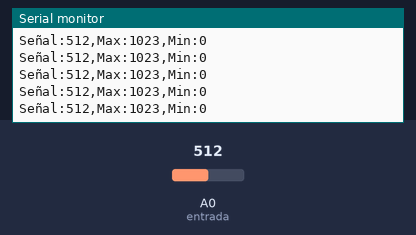
The sketch below on a simulated Arduino Uno, built with avr-gcc and run on an emulated ATmega328P. On the bench: the last lines printed to the serial monitor. Inputs (shaded band) come from the test bench; at power-on: A0 (entrada) = 512.

Above: at 1.2 s.
1.3 s: A0 (entrada) set to 11
At 1.9 s:
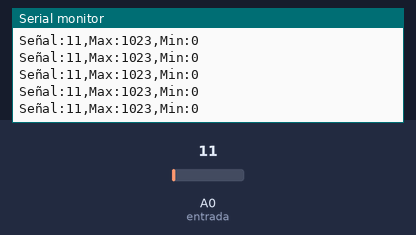
4.3 s: A0 (entrada) set to 8
At 5.2 s:
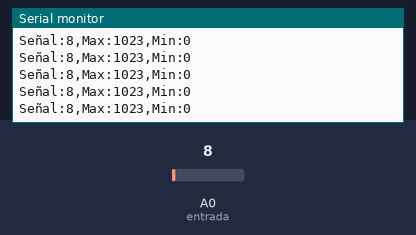
10.3 s: A0 (entrada) set to 1007
At 11.4 s:
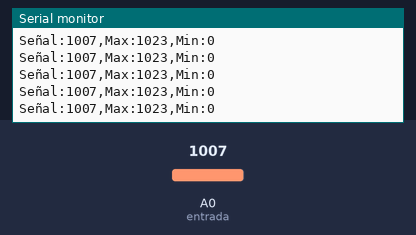
13.3 s: A0 (entrada) set to 983
At 13.8 s:
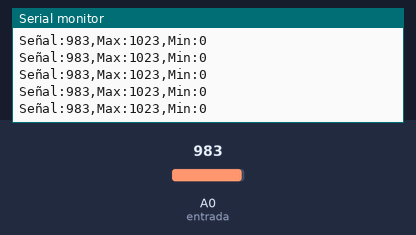
Timing chart, 0 to 16.3 s (numbered marks = the images above; inputs shaded):
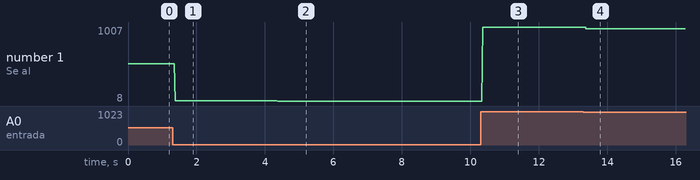

The sketch:

A_adquisicion_analogica.ino
```cpp
const int entrada = A0;
int frec_muestreo = 100; //Frec de muestreo en Hz

void setup() {
    analogReference(DEFAULT); //Referencia del conversor AD
    pinMode(entrada, INPUT);
    Serial.begin(9600);
}

void loop() {
  int signal = analogRead(entrada);
  Serial.print("Señal:");
  Serial.print(signal);
  Serial.print(",");
  Serial.println("Max:1023,Min:0");

  int ts = (1000/frec_muestreo);
  delay(ts);
}
```

Measured:
- after the input at 1.3 s, the serial monitor: prints a new line after 0.08 s (image 1)
- after the input at 4.3 s, the serial monitor: prints a new line after 0.08 s (image 2)
- after the input at 10.3 s, the serial monitor: prints a new line after 0.06 s (image 3)
- after the input at 13.3 s, the serial monitor: prints a new line after 0.09 s (image 4)
- plotted number 1: 512 → 11 after the input at 1.3 s, 11 → 8 after the input at 4.3 s, 8 → 1007 after the input at 10.3 s, 1007 → 983 after the input at 13.3 s
